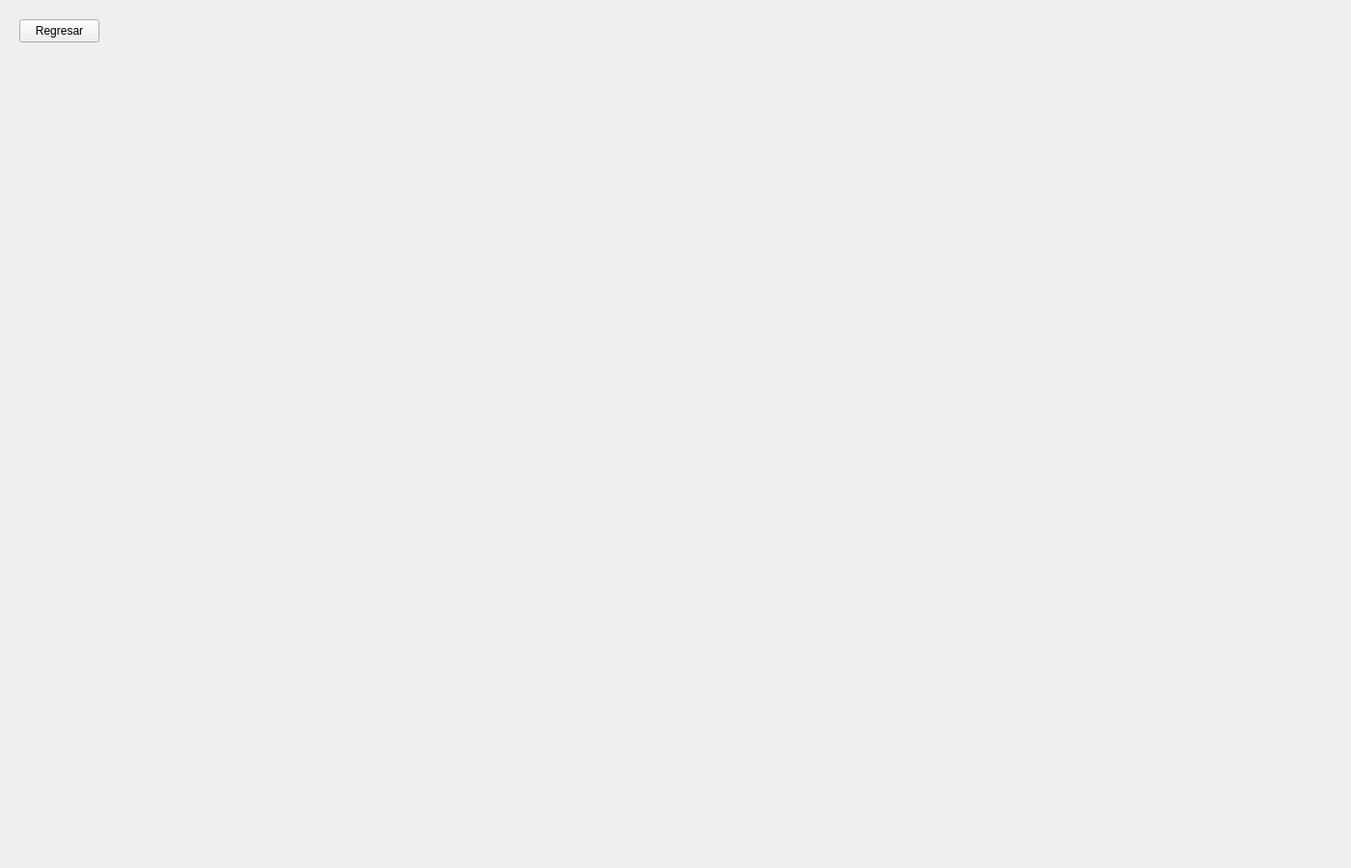
<?xml version="1.0" encoding="UTF-8"?>
<ui version="4.0">
 <class>PantallaSeleccion</class>
 <widget class="QWidget" name="PantallaSeleccion">
  <property name="geometry">
   <rect>
    <x>0</x>
    <y>0</y>
    <width>1400</width>
    <height>900</height>
   </rect>
  </property>
  <property name="minimumSize">
   <size>
    <width>1400</width>
    <height>900</height>
   </size>
  </property>
  <property name="windowTitle">
   <string>Form</string>
  </property>
  <widget class="QPushButton" name="btnRegreso">
   <property name="geometry">
    <rect>
     <x>20</x>
     <y>20</y>
     <width>83</width>
     <height>24</height>
    </rect>
   </property>
   <property name="text">
    <string>Regresar</string>
   </property>
  </widget>
 </widget>
 <resources/>
 <connections/>
</ui>
